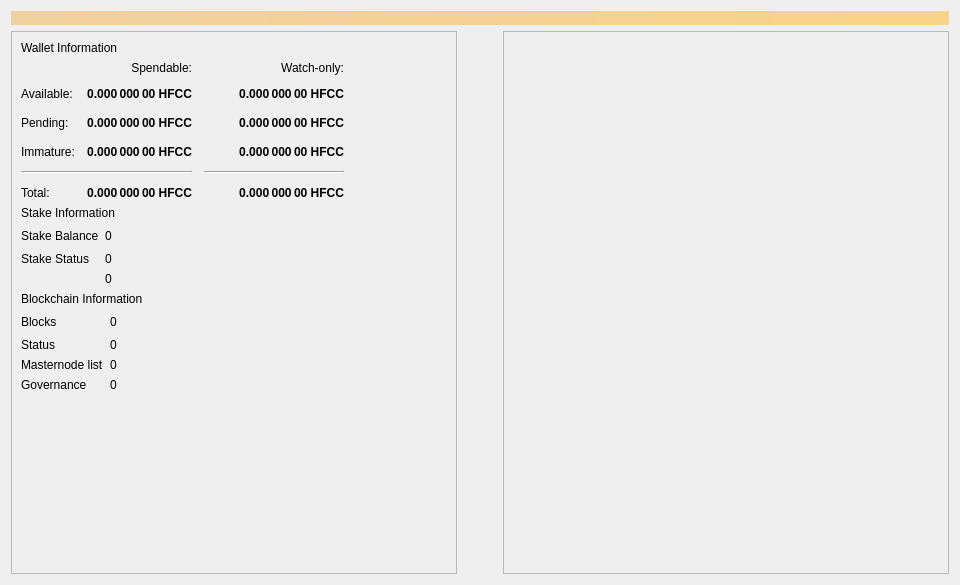
<?xml version="1.0" encoding="UTF-8"?>
<ui version="4.0">
 <class>OverviewPage</class>
 <widget class="QWidget" name="OverviewPage">
  <property name="geometry">
   <rect>
    <x>0</x>
    <y>0</y>
    <width>960</width>
    <height>585</height>
   </rect>
  </property>
  <property name="minimumSize">
   <size>
    <width>960</width>
    <height>0</height>
   </size>
  </property>
  <property name="windowTitle">
   <string>Form</string>
  </property>
  <layout class="QVBoxLayout" name="topLayout">
   <item>
    <widget class="QLabel" name="labelAlerts">
     <property name="visible">
      <bool>false</bool>
     </property>
     <property name="styleSheet">
      <string notr="true">QLabel { background-color: qlineargradient(x1: 0, y1: 0, x2: 1, y2: 0, stop:0 #F0D0A0, stop:1 #F8D488); color:#000000; }</string>
     </property>
     <property name="wordWrap">
      <bool>true</bool>
     </property>
     <property name="margin">
      <number>3</number>
     </property>
     <property name="textInteractionFlags">
      <set>Qt::TextSelectableByMouse</set>
     </property>
    </widget>
   </item>
   <item>
    <layout class="QHBoxLayout" name="horizontalLayout" stretch="1,0,1">
     <item>
      <layout class="QVBoxLayout" name="verticalLayout_2">
       <item>
        <widget class="QFrame" name="frame">
         <property name="frameShape">
          <enum>QFrame::StyledPanel</enum>
         </property>
         <property name="frameShadow">
          <enum>QFrame::Raised</enum>
         </property>
         <layout class="QVBoxLayout" name="verticalLayout_4">
          <item>
           <layout class="QVBoxLayout" name="verticalLayout_6">
            <item>
             <widget class="QLabel" name="labelWalletInfo">
              <property name="text">
               <string>Wallet Information</string>
              </property>
             </widget>
            </item>
           </layout>
          </item>
          <item>
           <layout class="QGridLayout" name="gridLayout">
            <property name="spacing">
             <number>12</number>
            </property>
            <item row="4" column="0" colspan="2">
             <widget class="Line" name="lineSpendableBalance">
              <property name="orientation">
               <enum>Qt::Horizontal</enum>
              </property>
             </widget>
            </item>
            <item row="2" column="2">
             <widget class="QLabel" name="labelWatchPending">
              <property name="font">
               <font>
                <weight>75</weight>
                <bold>true</bold>
               </font>
              </property>
              <property name="cursor">
               <cursorShape>IBeamCursor</cursorShape>
              </property>
              <property name="toolTip">
               <string>Unconfirmed transactions to watch-only addresses</string>
              </property>
              <property name="text">
               <string notr="true">0.000 000 00 HFCC</string>
              </property>
              <property name="alignment">
               <set>Qt::AlignRight|Qt::AlignTrailing|Qt::AlignVCenter</set>
              </property>
              <property name="textInteractionFlags">
               <set>Qt::LinksAccessibleByMouse|Qt::TextSelectableByKeyboard|Qt::TextSelectableByMouse</set>
              </property>
             </widget>
            </item>
            <item row="0" column="1">
             <widget class="QLabel" name="labelSpendable">
              <property name="text">
               <string>Spendable:</string>
              </property>
              <property name="alignment">
               <set>Qt::AlignRight|Qt::AlignTrailing|Qt::AlignVCenter</set>
              </property>
             </widget>
            </item>
            <item row="4" column="2">
             <widget class="Line" name="lineWatchBalance">
              <property name="sizePolicy">
               <sizepolicy hsizetype="Preferred" vsizetype="Fixed">
                <horstretch>0</horstretch>
                <verstretch>0</verstretch>
               </sizepolicy>
              </property>
              <property name="minimumSize">
               <size>
                <width>140</width>
                <height>0</height>
               </size>
              </property>
              <property name="orientation">
               <enum>Qt::Horizontal</enum>
              </property>
             </widget>
            </item>
            <item row="2" column="1">
             <widget class="QLabel" name="labelUnconfirmed">
              <property name="font">
               <font>
                <weight>75</weight>
                <bold>true</bold>
               </font>
              </property>
              <property name="cursor">
               <cursorShape>IBeamCursor</cursorShape>
              </property>
              <property name="toolTip">
               <string>Total of transactions that have yet to be confirmed, and do not yet count toward the spendable balance</string>
              </property>
              <property name="text">
               <string notr="true">0.000 000 00 HFCC</string>
              </property>
              <property name="alignment">
               <set>Qt::AlignRight|Qt::AlignTrailing|Qt::AlignVCenter</set>
              </property>
              <property name="textInteractionFlags">
               <set>Qt::LinksAccessibleByMouse|Qt::TextSelectableByKeyboard|Qt::TextSelectableByMouse</set>
              </property>
             </widget>
            </item>
            <item row="3" column="2">
             <widget class="QLabel" name="labelWatchImmature">
              <property name="font">
               <font>
                <weight>75</weight>
                <bold>true</bold>
               </font>
              </property>
              <property name="cursor">
               <cursorShape>IBeamCursor</cursorShape>
              </property>
              <property name="toolTip">
               <string>Mined balance in watch-only addresses that has not yet matured</string>
              </property>
              <property name="text">
               <string notr="true">0.000 000 00 HFCC</string>
              </property>
              <property name="alignment">
               <set>Qt::AlignRight|Qt::AlignTrailing|Qt::AlignVCenter</set>
              </property>
              <property name="textInteractionFlags">
               <set>Qt::LinksAccessibleByMouse|Qt::TextSelectableByKeyboard|Qt::TextSelectableByMouse</set>
              </property>
             </widget>
            </item>
            <item row="5" column="0">
             <widget class="QLabel" name="labelTotalText">
              <property name="text">
               <string>Total:</string>
              </property>
             </widget>
            </item>
            <item row="3" column="1">
             <widget class="QLabel" name="labelImmature">
              <property name="font">
               <font>
                <weight>75</weight>
                <bold>true</bold>
               </font>
              </property>
              <property name="cursor">
               <cursorShape>IBeamCursor</cursorShape>
              </property>
              <property name="toolTip">
               <string>Mined balance that has not yet matured</string>
              </property>
              <property name="text">
               <string notr="true">0.000 000 00 HFCC</string>
              </property>
              <property name="alignment">
               <set>Qt::AlignRight|Qt::AlignTrailing|Qt::AlignVCenter</set>
              </property>
              <property name="textInteractionFlags">
               <set>Qt::LinksAccessibleByMouse|Qt::TextSelectableByKeyboard|Qt::TextSelectableByMouse</set>
              </property>
             </widget>
            </item>
            <item row="2" column="3">
             <spacer name="horizontalSpacer_2">
              <property name="orientation">
               <enum>Qt::Horizontal</enum>
              </property>
              <property name="sizeHint" stdset="0">
               <size>
                <width>40</width>
                <height>20</height>
               </size>
              </property>
             </spacer>
            </item>
            <item row="3" column="0">
             <widget class="QLabel" name="labelImmatureText">
              <property name="text">
               <string>Immature:</string>
              </property>
             </widget>
            </item>
            <item row="5" column="1">
             <widget class="QLabel" name="labelTotal">
              <property name="font">
               <font>
                <weight>75</weight>
                <bold>true</bold>
               </font>
              </property>
              <property name="cursor">
               <cursorShape>IBeamCursor</cursorShape>
              </property>
              <property name="toolTip">
               <string>Your current total balance</string>
              </property>
              <property name="text">
               <string notr="true">0.000 000 00 HFCC</string>
              </property>
              <property name="alignment">
               <set>Qt::AlignRight|Qt::AlignTrailing|Qt::AlignVCenter</set>
              </property>
              <property name="textInteractionFlags">
               <set>Qt::LinksAccessibleByMouse|Qt::TextSelectableByKeyboard|Qt::TextSelectableByMouse</set>
              </property>
             </widget>
            </item>
            <item row="5" column="2">
             <widget class="QLabel" name="labelWatchTotal">
              <property name="font">
               <font>
                <weight>75</weight>
                <bold>true</bold>
               </font>
              </property>
              <property name="cursor">
               <cursorShape>IBeamCursor</cursorShape>
              </property>
              <property name="toolTip">
               <string>Current total balance in watch-only addresses</string>
              </property>
              <property name="text">
               <string notr="true">0.000 000 00 HFCC</string>
              </property>
              <property name="alignment">
               <set>Qt::AlignRight|Qt::AlignTrailing|Qt::AlignVCenter</set>
              </property>
              <property name="textInteractionFlags">
               <set>Qt::LinksAccessibleByMouse|Qt::TextSelectableByKeyboard|Qt::TextSelectableByMouse</set>
              </property>
             </widget>
            </item>
            <item row="0" column="2">
             <widget class="QLabel" name="labelWatchonly">
              <property name="text">
               <string>Watch-only:</string>
              </property>
              <property name="alignment">
               <set>Qt::AlignRight|Qt::AlignTrailing|Qt::AlignVCenter</set>
              </property>
             </widget>
            </item>
            <item row="1" column="1">
             <widget class="QLabel" name="labelBalance">
              <property name="font">
               <font>
                <weight>75</weight>
                <bold>true</bold>
               </font>
              </property>
              <property name="cursor">
               <cursorShape>IBeamCursor</cursorShape>
              </property>
              <property name="toolTip">
               <string>Your current spendable balance</string>
              </property>
              <property name="text">
               <string notr="true">0.000 000 00 HFCC</string>
              </property>
              <property name="alignment">
               <set>Qt::AlignRight|Qt::AlignTrailing|Qt::AlignVCenter</set>
              </property>
              <property name="textInteractionFlags">
               <set>Qt::LinksAccessibleByMouse|Qt::TextSelectableByKeyboard|Qt::TextSelectableByMouse</set>
              </property>
             </widget>
            </item>
            <item row="1" column="2">
             <widget class="QLabel" name="labelWatchAvailable">
              <property name="font">
               <font>
                <weight>75</weight>
                <bold>true</bold>
               </font>
              </property>
              <property name="cursor">
               <cursorShape>IBeamCursor</cursorShape>
              </property>
              <property name="toolTip">
               <string>Your current balance in watch-only addresses</string>
              </property>
              <property name="text">
               <string notr="true">0.000 000 00 HFCC</string>
              </property>
              <property name="alignment">
               <set>Qt::AlignRight|Qt::AlignTrailing|Qt::AlignVCenter</set>
              </property>
              <property name="textInteractionFlags">
               <set>Qt::LinksAccessibleByMouse|Qt::TextSelectableByKeyboard|Qt::TextSelectableByMouse</set>
              </property>
             </widget>
            </item>
            <item row="2" column="0">
             <widget class="QLabel" name="labelPendingText">
              <property name="text">
               <string>Pending:</string>
              </property>
             </widget>
            </item>
            <item row="1" column="0">
             <widget class="QLabel" name="labelBalanceText">
              <property name="text">
               <string>Available:</string>
              </property>
             </widget>
            </item>
           </layout>
          </item>
          <item>
           <layout class="QVBoxLayout" name="verticalLayout_5">
            <item>
             <widget class="QLabel" name="labelStakeInfo">
              <property name="text">
               <string>Stake Information</string>
              </property>
             </widget>
            </item>
           </layout>
          </item>
          <item>
           <layout class="QGridLayout" name="gridLayout_2">
            <item row="0" column="0">
             <widget class="QLabel" name="labelStakeBalanceText">
              <property name="text">
               <string>Stake Balance</string>
              </property>
             </widget>
            </item>
            <item row="1" column="0">
             <widget class="QLabel" name="labelStakeStatusText">
              <property name="text">
               <string>Stake Status</string>
              </property>
             </widget>
            </item>
            <item row="0" column="2">
             <spacer name="horizontalSpacer">
              <property name="orientation">
               <enum>Qt::Horizontal</enum>
              </property>
              <property name="sizeHint" stdset="0">
               <size>
                <width>40</width>
                <height>20</height>
               </size>
              </property>
             </spacer>
            </item>
            <item row="0" column="1">
             <widget class="QLabel" name="labelStakeBalance">
              <property name="text">
               <string>0</string>
              </property>
             </widget>
            </item>
            <item row="1" column="1">
             <widget class="QLabel" name="labelStakeStatus">
              <property name="text">
               <string>0</string>
              </property>
             </widget>
            </item>
            <item row="2" column="1">
             <widget class="QLabel" name="labelStakeInputs">
              <property name="text">
               <string>0</string>
              </property>
             </widget>
            </item>
           </layout>
          </item>
          <item>
           <layout class="QVBoxLayout" name="verticalLayout_7">
            <item>
             <widget class="QLabel" name="labelBlockchainInfo">
              <property name="text">
               <string>Blockchain Information</string>
              </property>
             </widget>
            </item>
           </layout>
          </item>
          <item>
           <layout class="QGridLayout" name="gridLayout_3">
            <item row="0" column="1">
             <widget class="QLabel" name="labelBlocks">
              <property name="text">
               <string>0</string>
              </property>
             </widget>
            </item>
            <item row="1" column="1">
             <widget class="QLabel" name="labelStatus">
              <property name="text">
               <string>0</string>
              </property>
             </widget>
            </item>
            <item row="1" column="0">
             <widget class="QLabel" name="labelStatusText">
              <property name="text">
               <string>Status</string>
              </property>
             </widget>
            </item>
            <item row="2" column="1">
             <widget class="QLabel" name="labelMnList">
              <property name="text">
               <string>0</string>
              </property>
             </widget>
            </item>
            <item row="0" column="2">
             <spacer name="horizontalSpacer_4">
              <property name="orientation">
               <enum>Qt::Horizontal</enum>
              </property>
              <property name="sizeHint" stdset="0">
               <size>
                <width>40</width>
                <height>20</height>
               </size>
              </property>
             </spacer>
            </item>
            <item row="2" column="0">
             <widget class="QLabel" name="labelMnListText">
              <property name="text">
               <string>Masternode list</string>
              </property>
             </widget>
            </item>
            <item row="0" column="0">
             <widget class="QLabel" name="labelBlocksText">
              <property name="text">
               <string>Blocks</string>
              </property>
             </widget>
            </item>
            <item row="3" column="0">
             <widget class="QLabel" name="labelGobjectListText">
              <property name="text">
               <string>Governance</string>
              </property>
             </widget>
            </item>
            <item row="3" column="1">
             <widget class="QLabel" name="labelGobjectList">
              <property name="text">
               <string>0</string>
              </property>
             </widget>
            </item>
           </layout>
          </item>
          <item>
           <spacer name="verticalSpacer">
            <property name="orientation">
             <enum>Qt::Vertical</enum>
            </property>
            <property name="sizeHint" stdset="0">
             <size>
              <width>20</width>
              <height>40</height>
             </size>
            </property>
           </spacer>
          </item>
         </layout>
        </widget>
       </item>
      </layout>
     </item>
     <item>
      <spacer name="horizontalSpacer_3">
       <property name="orientation">
        <enum>Qt::Horizontal</enum>
       </property>
       <property name="sizeHint" stdset="0">
        <size>
         <width>40</width>
         <height>20</height>
        </size>
       </property>
      </spacer>
     </item>
     <item>
      <layout class="QVBoxLayout" name="verticalLayout_3">
       <item>
        <widget class="QFrame" name="frame_2">
         <property name="frameShape">
          <enum>QFrame::StyledPanel</enum>
         </property>
         <property name="frameShadow">
          <enum>QFrame::Raised</enum>
         </property>
         <layout class="QVBoxLayout" name="verticalLayout">
          <item>
           <spacer name="verticalSpacer_3">
            <property name="orientation">
             <enum>Qt::Vertical</enum>
            </property>
            <property name="sizeHint" stdset="0">
             <size>
              <width>20</width>
              <height>40</height>
             </size>
            </property>
           </spacer>
          </item>
          <item>
           <layout class="QHBoxLayout" name="horizontalLayout_13">
            <item>
             <widget class="QListView" name="listTransactions">
              <property name="styleSheet">
               <string notr="true">QListView { background: transparent; }</string>
              </property>
              <property name="frameShape">
               <enum>QFrame::NoFrame</enum>
              </property>
              <property name="verticalScrollBarPolicy">
               <enum>Qt::ScrollBarAlwaysOff</enum>
              </property>
              <property name="horizontalScrollBarPolicy">
               <enum>Qt::ScrollBarAlwaysOff</enum>
              </property>
              <property name="selectionMode">
               <enum>QAbstractItemView::NoSelection</enum>
              </property>
             </widget>
            </item>
           </layout>
          </item>
         </layout>
        </widget>
       </item>
      </layout>
     </item>
    </layout>
   </item>
  </layout>
 </widget>
 <resources/>
 <connections/>
</ui>
